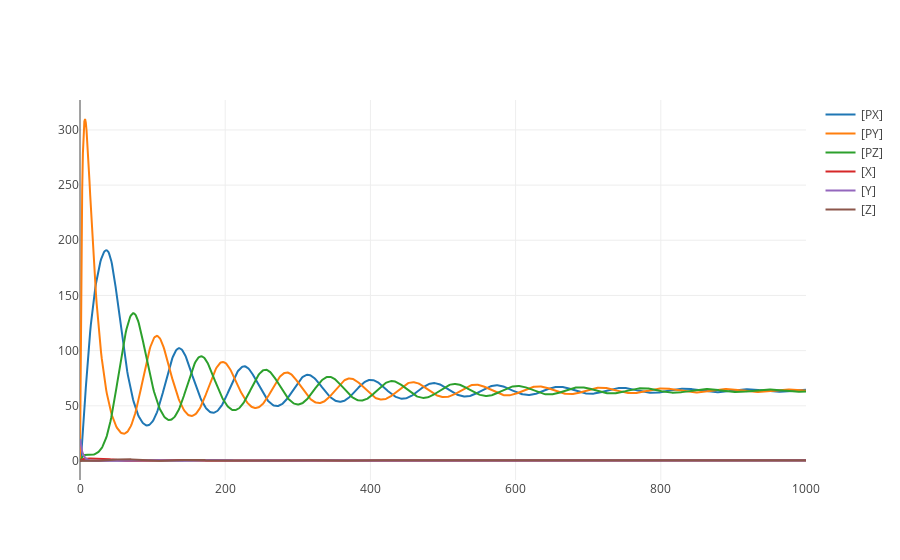

This figure's notebook cell:
### Markdown cell above
## Applying pre-processing (changing parameters)
A common step in a simulation experiment is the adjustment of model parameters before simulation. When changing the parameter values for the protein **copies per promoter** `tps_repr` and the **leakiness in protein copies per promoter** `tps_active` like stated below, the system's behavior switches from sustained oscillations to damped oscillations. The simulation experiment leading to that behavior is described as: 

```
<changeAttribute target="/sbml:sbml/sbml:model/sbml:listOfParameters/sbml:parameter[@id='ps_0']/@value" newValue="1.3e-05"/>
<changeAttribute target="/sbml:sbml/sbml:model/sbml:listOfParameters/sbml:parameter[@id='ps_a']/@value" newValue="0.013"/>
```

* Import the model as above.
* Change the value of the parameter `tps_repr (ps_0)` from 0.0005 to 1.3e-05 (decrease copies per promoter).
* Change the value of the parameter `tps_active (ps_a)` from 0.5 to 0.013 (increase leakiness in protein copy number).
* Select a deterministic method
* Run a uniform time course for the duration of 1000~min with an output interval of 1~min
* Plot the amount of lacI, tetR and cI against time in a 2D Plot.

### Code cell
# full reset of model
r.resetAll()

print("-"*80)
print("Before")
print("-"*80)
print("r.ps_0:", r.ps_0)
print("r.ps_a:", r.ps_a)

# change parameters
r.ps_0 = 1.3E-5
r.ps_a = 0.013

print("-"*80)
print("After")
print("-"*80)
print("r.ps_0:", r.ps_0)
print("r.ps_a:", r.ps_a)

result = r.simulate(start=0, end=1000, steps=1000)
r.plot(result)

### Figure 1 — Plotly figure (JSON) as saved in the notebook; plotly's stock layout.template omitted (floating-point values rounded to 4 significant figures; data arrays with more than 128 entries replaced by an {"elided": "..."} marker saying what was removed)
{"data": [{"mode": "lines", "name": "[PX]", "type": "scatter", "x": {"elided": "1001 int values"}, "y": {"elided": "1001 float values"}}, {"mode": "lines", "name": "[PY]", "type": "scatter", "x": {"elided": "1001 int values"}, "y": {"elided": "1001 float values"}}, {"mode": "lines", "name": "[PZ]", "type": "scatter", "x": {"elided": "1001 int values"}, "y": {"elided": "1001 float values"}}, {"mode": "lines", "name": "[X]", "type": "scatter", "x": {"elided": "1001 int values"}, "y": {"elided": "1001 float values"}}, {"mode": "lines", "name": "[Y]", "type": "scatter", "x": {"elided": "1001 int values"}, "y": {"elided": "1001 float values"}}, {"mode": "lines", "name": "[Z]", "type": "scatter", "x": {"elided": "1001 int values"}, "y": {"elided": "1001 float values"}}], "layout": {}}
